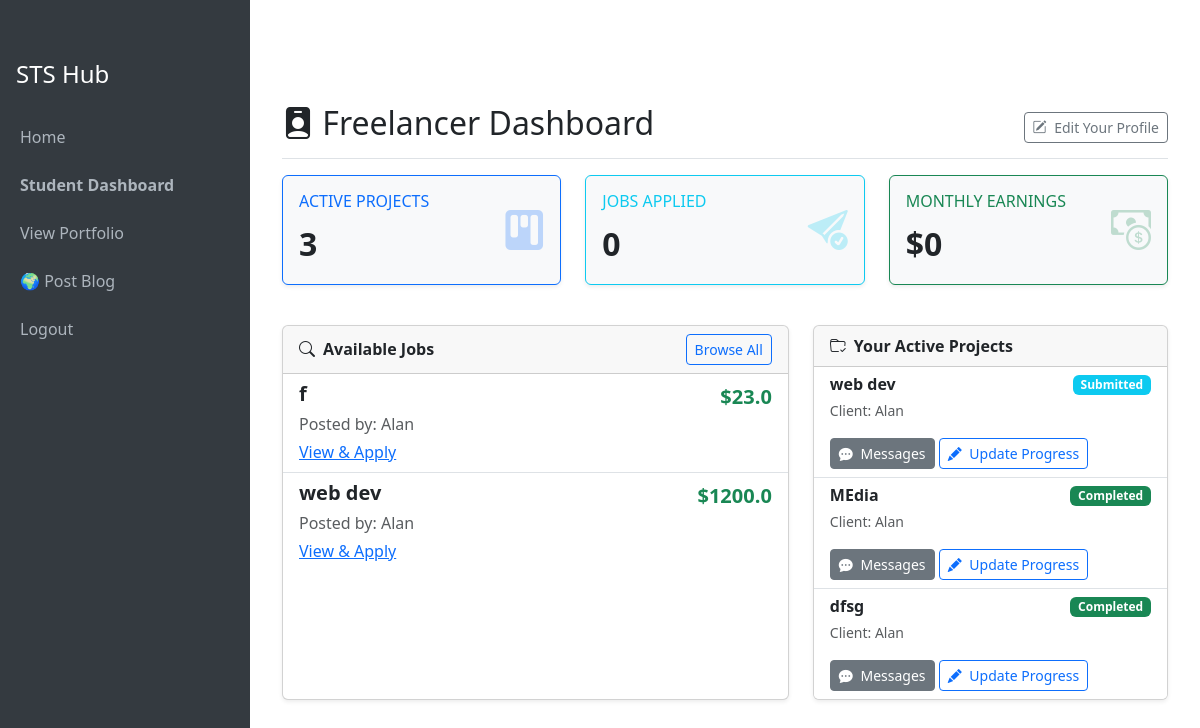
The app's page /student/dashboard (signed in) with its own data.
### models.py (models this page shows, shortened)
class Job(db.Model):
    id = db.Column(db.Integer, primary_key=True)
    client_id = db.Column(db.Integer, db.ForeignKey("user.id"), nullable=False)
    title = db.Column(db.String(255), nullable=False)
    description = db.Column(db.Text, nullable=False)
    budget = db.Column(db.Float, nullable=False)
    status = db.Column(db.String(50), default="open")
    created_at = db.Column(db.DateTime, default=datetime.utcnow)
    client = db.relationship("User", foreign_keys=[client_id])

class User(db.Model, UserMixin):
    id = db.Column(db.Integer, primary_key=True)
    username = db.Column(db.String(80), unique=False,nullable=False)
    password = db.Column(db.String(200), nullable=False)
    role = db.Column(db.String(20), nullable=False)
    status = db.Column(db.String(20), default="pending")
    badge = db.Column(db.String(100), default=None)
    bio = db.Column(db.Text, default="")
    skills = db.Column(db.Text, default="")
    resume = db.Column(db.String(200), default=None)
    profile_pic = db.Column(db.String(200), default="static/default_avatar.png")
    email = db.Column(db.String(120), unique=True, nullable=True)
    college_id = db.Column(db.String(200), nullable=True)
    company_name = db.Column(db.String(200), nullable=True)
    company_address = db.Column(db.String(300), nullable=True)
    contact_number = db.Column(db.String(50), nullable=True)
    website = db.Column(db.String(200), nullable=True)
    proof_file = db.Column(db.String(200), nullable=True)  # uploaded proof doc

class Project(db.Model):
    id = db.Column(db.Integer, primary_key=True)
    job_id = db.Column(db.Integer, db.ForeignKey("job.id"))
    student_id = db.Column(db.Integer, db.ForeignKey("user.id"))
    client_id = db.Column(db.Integer, db.ForeignKey("user.id"))
    status = db.Column(db.String(50), default="in_progress")  # in_progress, submitted, completed
    progress = db.Column(db.String(255))
    final_file = db.Column(db.String(300))
    approval_code = db.Column(db.String(12), nullable=True)   # generated when approved
    verified = db.Column(db.Boolean, default=False)           # set by admin
    created_at = db.Column(db.DateTime, default=datetime.utcnow)
    job = db.relationship("Job")
    student = db.relationship("User", foreign_keys=[student_id])
    client = db.relationship("User", foreign_keys=[client_id])

### routes/student_routes.py (the view)
@student_bp.route("/dashboard")
@login_required
def dashboard():
    if current_user.role != "Student":
        abort(403)
    jobs = Job.query.filter_by(status="open").all()
    projects = Project.query.filter_by(student_id=current_user.id).all()
    now = datetime.utcnow()
    monthly_payments = (
        db.session.query(Payment)
        .filter(
            Payment.payee_id == current_user.id,  # logged in student
            Payment.status == "completed",       # only completed payments
            extract("year", Payment.created_at) == now.year,
            extract("month", Payment.created_at) == now.month,
        )
        .all()
    )
    monthly_earnings = sum(p.amount for p in monthly_payments)
    return render_template(
        "jobs.html",
        jobs=jobs,
        projects=projects,
        monthly_earnings=monthly_earnings
    )

### app.py (called while the page is built)
@login_manager.user_loader
def load_user(user_id):
    return User.query.get(int(user_id))

### templates/jobs.html
{% extends "base.html" %}
{% block content %}
<div class="container py-5">
  <div class="d-flex justify-content-between flex-wrap flex-md-nowrap align-items-center pt-3 pb-2 mb-3 border-bottom">
    <h1 class="h2"><i class="bi bi-person-badge-fill"></i> Freelancer Dashboard</h1>
    <a href="#" class="btn btn-outline-secondary btn-sm">
      <i class="bi bi-pencil-square me-1"></i> Edit Your Profile
    </a>
  </div>
  <div class="row mb-4">
    <div class="col-md-4 mb-3">
      <div class="card bg-light border-primary shadow-sm h-100">
        <div class="card-body d-flex justify-content-between align-items-center">
          <div>
            <h6 class="card-title text-primary">ACTIVE PROJECTS</h6>
            <p class="fs-2 fw-bold mb-0">{{ projects|length }}</p>
          </div>
          <i class="bi bi-kanban-fill fs-1 text-primary opacity-25"></i>
        </div>
      </div>
    </div>
    <div class="col-md-4 mb-3">
      <div class="card bg-light border-info shadow-sm h-100">
        <div class="card-body d-flex justify-content-between align-items-center">
          <div>
            <h6 class="card-title text-info">JOBS APPLIED</h6>
            <p class="fs-2 fw-bold mb-0">0</p> </div>
          <i class="bi bi-send-check-fill fs-1 text-info opacity-25"></i>
        </div>
      </div>
    </div>
    <div class="col-md-4 mb-3">
  <div class="card bg-light border-success shadow-sm h-100">
    <div class="card-body d-flex justify-content-between align-items-center">
      <div>
        <h6 class="card-title text-success">MONTHLY EARNINGS</h6>
        <p class="fs-2 fw-bold mb-0">${{ monthly_earnings }}</p>
      </div>
      <i class="bi bi-cash-coin fs-1 text-success opacity-25"></i>
    </div>
  </div>
</div>
  </div>
  <div class="row">
    <div class="col-lg-7 mb-4">
      <div class="card shadow-sm h-100">
        <div class="card-header fw-bold d-flex justify-content-between align-items-center">
          <span><i class="bi bi-search me-2"></i>Available Jobs</span>
          <a href="#" class="btn btn-sm btn-outline-primary">Browse All</a>
        </div>
        <div class="list-group list-group-flush">
          {% for job in jobs %}
            <div class="list-group-item">
              <div class="d-flex w-100 justify-content-between">
                <h5 class="mb-1 fw-bold">{{ job.title }}</h5>
                <span class="text-success fw-bold fs-5">${{ job.budget }}</span>
              </div>
              <p class="mb-1 text-muted">Posted by: {{ job.client.username }}</p>
<a href="{{ url_for('student.job_detail', job_id=job.id) }}">View & Apply</a>
            </div>
          {% else %}
            <div class="card-body text-center text-muted">
              <p class="fs-4">🎉</p>
              <h5>All clear for now!</h5>
              <p>No new jobs match your profile at the moment. Check back soon!</p>
            </div>
          {% endfor %}
        </div>
      </div>
    </div>
    <div class="col-lg-5 mb-4">
      <div class="card shadow-sm h-100">
        <div class="card-header fw-bold">
          <i class="bi bi-folder-check me-2"></i>Your Active Projects
        </div>
        <div class="list-group list-group-flush">
          {% for p in projects %}
            <div class="list-group-item">
              <div class="d-flex w-100 justify-content-between align-items-start">
                <div>
                  <h6 class="mb-1 fw-bold">{{ p.job.title }}</h6>
                  <small class="text-muted">Client: {{ p.job.client.username }}</small>
                </div>
                {% if p.status == 'in progress' %}
                  <span class="badge bg-warning text-dark">{{ p.status|title }}</span>
                {% elif p.status == 'submitted' %}
                  <span class="badge bg-info">{{ p.status|title }}</span>
                {% elif p.status == 'completed' %}
                  <span class="badge bg-success">{{ p.status|title }}</span>
                {% else %}
                  <span class="badge bg-secondary">{{ p.status|title }}</span>
                {% endif %}
              </div>
              <div class="mt-3">
                <a class="btn btn-sm btn-secondary" href="{{ url_for('message.project_messages', project_id=p.id) }}"><i class="bi bi-chat-dots-fill me-1"></i> Messages</a>
                <a class="btn btn-sm btn-outline-primary" href="{{ url_for('student.update_project', project_id=p.id) }}"><i class="bi bi-pencil-fill me-1"></i> Update Progress</a>
              </div>
            </div>
          {% else %}
            <div class="card-body text-center text-muted">
                <p class="fs-4">🚀</p>
                <h5>Ready to start?</h5>
                <p>Your accepted projects will appear here. Apply to a job to get started!</p>
            </div>
          {% endfor %}
        </div>
      </div>
    </div>
  </div>
</div>
{% endblock %}

### templates/base.html (style rules this page uses)
body { min-height: 100vh; display: flex; flex-direction: row; }

### records on screen
Job: title "f", budget "23.0", client.username "Alan"
Job: title "web dev", budget "1200.0", client.username "Alan"
Project: job "web dev", job.client.username "Alan", status "Submitted"
Project: job "MEdia", job.client.username "Alan", status "Completed"
Project: job "dfsg", job.client.username "Alan", status "Completed"

### other values on screen
{{ projects|length }} "3"
{{ monthly_earnings }} "0"
